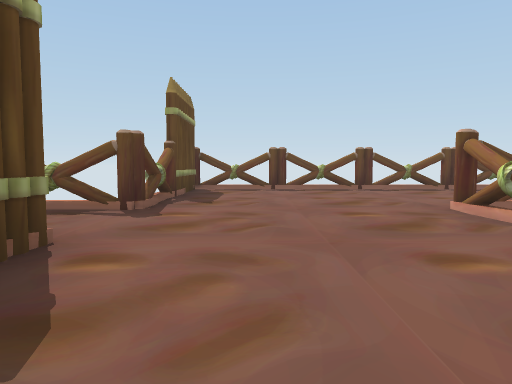
view 1 (above)

15 first-person views from a walk through a scene from a Unity 3-D project. The camera is 1.2 m above the floor, tilts 4° down and sees 70° across. The floor is counted in squares, 2.25 m on a side. Each view is taken from the middle of a square. On the plan, view 1 faces up. The plan holds only what a view shows up to about 10 squares ahead; the rest is blank. The place goes on beyond the plan. The player is left out.

view 2
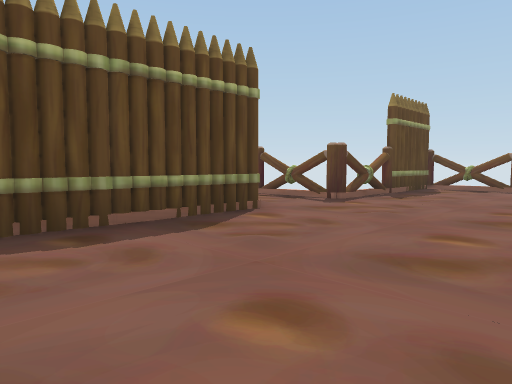

view 3
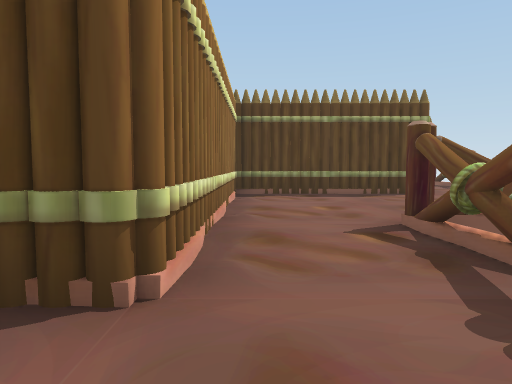

view 4
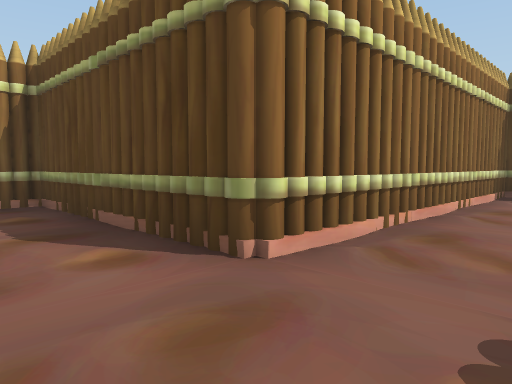

view 5
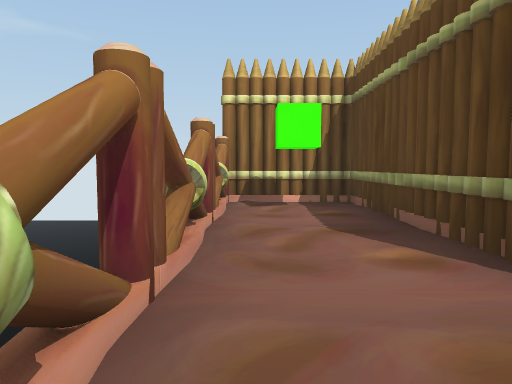

view 6
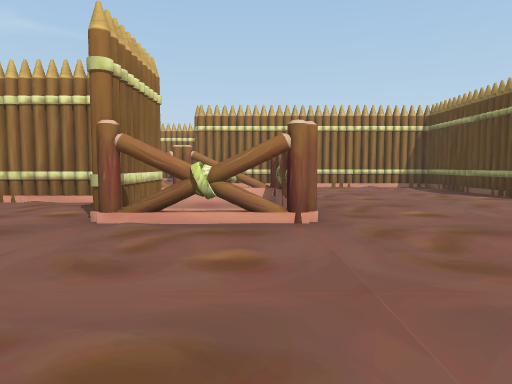

view 7
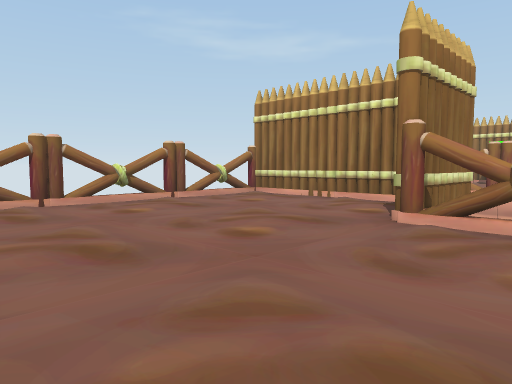

view 8
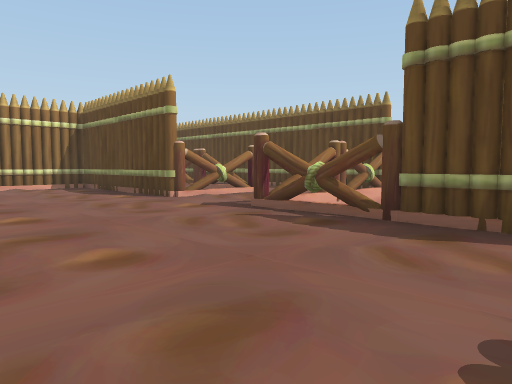

view 9
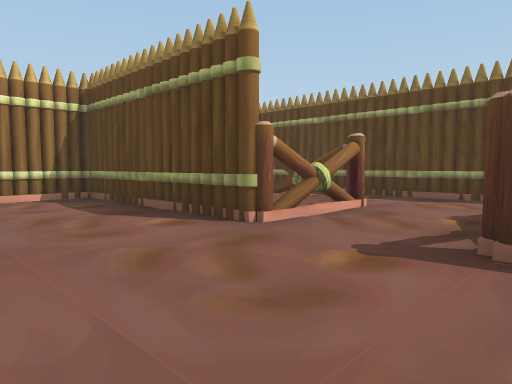

view 10
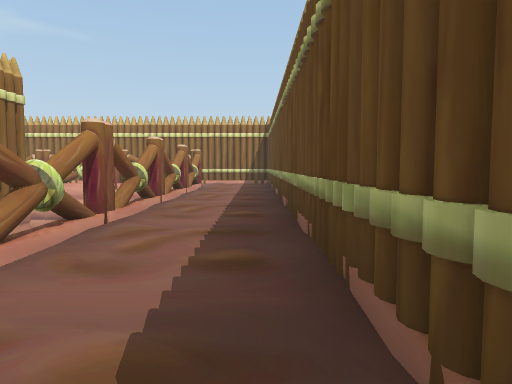

view 11
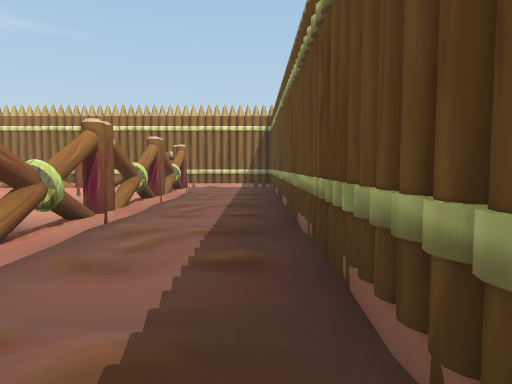

view 12
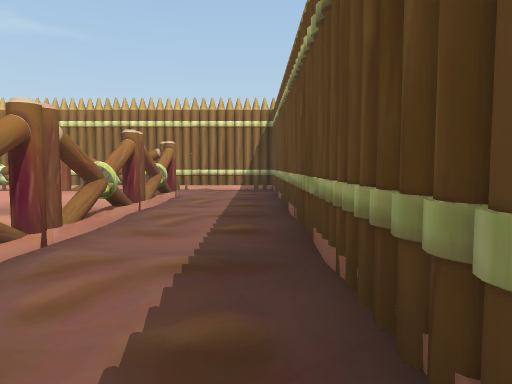

view 13
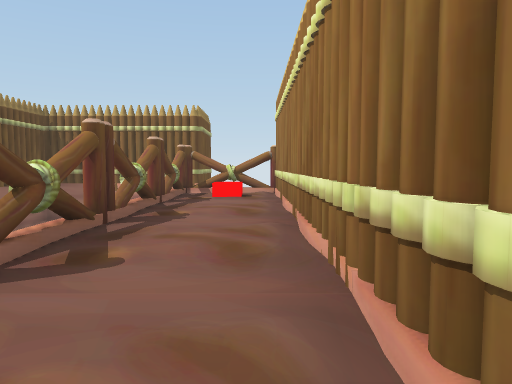

view 14
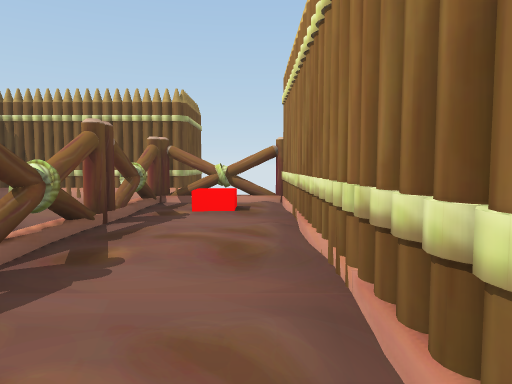

view 15
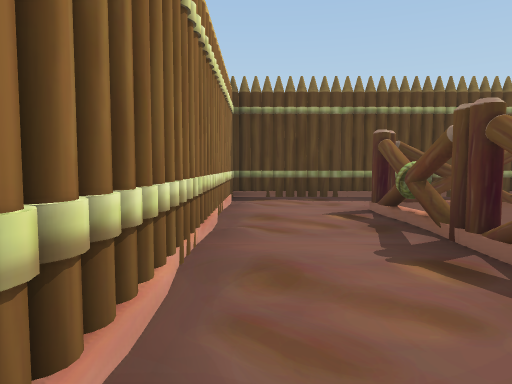

### Floor plan
Key: @ floor where view 1 was taken; # wall or solid block; . main floor; - floor 6.75 m lower than the main floor; v drop or lower ground; C red cube.
Columns run from 6 left of view 1 to 9 right of it. Each row starts with its distance up from view 1.
  9      vv   v
  8     #........
  7     #..........
  6     v..........v
  5  vvvv..........
  4 #........v#....
  3 #........-#....
  2 #..v#....v ####
  1 #..-#....vvv
  0 #..v#.@......
 -1 #..-#........#
 -2 #..v ######..v
 -3 #..#      #..#
 -4 #..v      #..
 -5 #..vvvvvv #..#
 -6 #.......C v##
 -7 #........#
 -8  ########

Where each view was taken, in squares from view 1:
view 1: 0 up, 0 right, facing up
view 2: 1 down, 2 right, facing up-left
view 3: 1 down, 6 right, facing left
view 4: 0 up, 6 right, facing down-left
view 5: 0 up, 6 right, facing down
view 6: 8 up, 3 right, facing down
view 7: 8 up, 3 right, facing down-right
view 8: 8 up, 2 right, facing down-left
view 9: 5 up, 1 right, facing down-left
view 10: 4 up, 5 left, facing down
view 11: 2 up, 5 left, facing down
view 12: 1 up, 5 left, facing down
view 13: 7 down, 5 left, facing right
view 14: 7 down, 3 left, facing right
view 15: 7 down, 1 right, facing left
